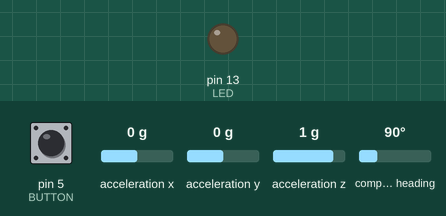
The sketch below on a simulated Arduino Mega 2560, built with avr-gcc and run on an emulated ATmega2560. Shown: output pins drawn as LEDs (lit = HIGH). The inputs (shaded band) are chosen by the test bench; at power-on: pin 5 (BUTTON) HIGH, acceleration x 0 g, acceleration y 0 g, acceleration z 1 g, compass heading 90°. What the sketch prints to the serial monitor is not drawn.

Above: at 2.2 s.
2.3 s: pin 5 (BUTTON) pulled LOW for 0.15 s
At 2.9 s:
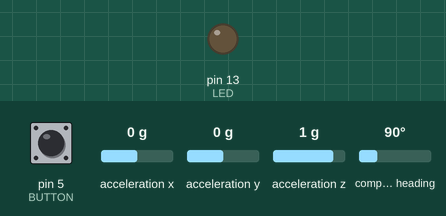
5.3 s: pin 5 (BUTTON) pulled LOW for 1 s
At 6.1 s:
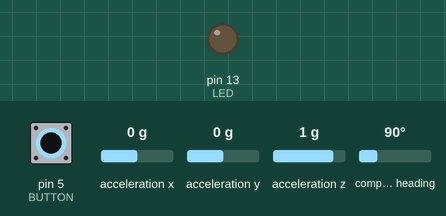
10.8 s: pin 5 (BUTTON) pulled LOW for 3.2 s
At 11.4 s:
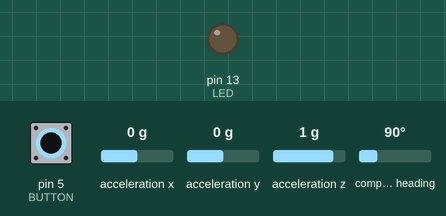
Timing chart, 0 to 16.5 s (numbered marks = the images above; inputs shaded):
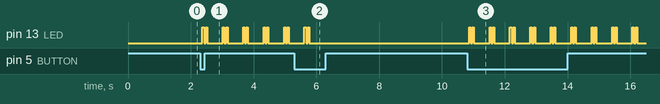

Measured:
- after the input at 2.3 s, pin 13 (LED): LOW → HIGH after 0.07 s, then repeats every 0.65 s: LOW 0.05 s, HIGH 0.05 s, LOW 0.50 s, HIGH 0.05 s
- after the input at 5.3 s, pin 13 (LED): goes on until 5.8 s, then stays LOW
- after the input at 10.8 s, pin 13 (LED): LOW → HIGH after 0.07 s, then repeats every 0.65 s: LOW 0.05 s, HIGH 0.05 s, LOW 0.50 s, HIGH 0.05 s

The sketch:

gps_accel_printing.ino
```cpp
///Debugging script for using Adafruit Ultimate GPS and Adafruit BNO055

//GPS Setup

//Define GPS hardware serial
#define GPSSerial Serial1

//Accelerometer Libraries and Setup
#include <Wire.h>
#include <Adafruit_Sensor.h>
#include <Adafruit_BNO055.h>
#include <utility/imumaths.h>
// Check I2C device address and correct line below (by default address is 0x29 or 0x28)
//                                   id, address
Adafruit_BNO055 bno = Adafruit_BNO055(-1, 0x28);

// Set the delay between fresh samples
#define BNO055_SAMPLERATE_DELAY_MS (10)

//LED Setup
#define LED 13

//Button Setup
#define BUTTON 5
int buttonState;
int lastButtonState = LOW;
unsigned long lastDebounceTime = 0;  // the last time the output pin was toggled
unsigned long debounceDelay = 50;    // the debounce time
int pause_flag = false;
int pause = false;

void setup()
{
  //Serial Initialization
  while (!Serial);  // uncomment to have the sketch wait until Serial is ready

  // connect at 115200 so we can read the GPS fast enough and echo without dropping chars
  // also spit it out
  Serial.begin(115200);

  //GPS Initialization
  // 9600 NMEA is the default baud rate for Adafruit MTK GPS's- some use 4800
  GPSSerial.begin(9600);

  // Set which NMEA sentences to send
  //GPSSerial.println(F("$PMTK314,0,1,0,1,0,0,0,0,0,0,0,0,0,0,0,0,0,0,0*28")); // Uncomment to turn on GPRMC and GPGGA
  GPSSerial.println(F("$PMTK314,0,1,0,0,0,0,0,0,0,0,0,0,0,0,0,0,0,0,0*29")); // Uncomment to turn on only the GPRMC sentence

  //Set GPS update rate in milliseconds
  GPSSerial.println(F("$PMTK220,1000*2F")); //(Change the value between comma ',' and asterix '*' -> (,100*))

  // Prevent antenna messages from sending
  GPSSerial.println("$PGCMD,33,0*6D");

  //Accelerometer Initialization
  if (!bno.begin())
  {
    // There was a problem detecting the BNO055 ... check your connections
    Serial.println(F("BNO055 not detected"));
    while (1)
    { digitalWrite(LED, LOW);
      delay(100);
      digitalWrite(LED, HIGH);
      delay(100);
    }
  }
  bno.setExtCrystalUse(true);

  //Button Setup
  pinMode(BUTTON, INPUT_PULLUP);
  pinMode(LED, OUTPUT);

  delay(1000);

}

void loop()
{

  //Setup Buffer
  int BUFF_MAX = 100;
  char inBuffer[BUFF_MAX];    // buffer used to read NMEA lines from GPS
  byte outBuffer[BUFF_MAX];   // buffer used to write NMEA lines to SD card
  int sizeBuffer = 0;        // counter of how many chars per line
  pause = check_button();

  if (pause == true) {
    digitalWrite(LED, HIGH);
    delay(50);
    digitalWrite(LED, LOW);
    delay(50);
    digitalWrite(LED, HIGH);
    delay(50);
    digitalWrite(LED, LOW);
    delay(500);

  }
  else {
    while (Serial1.available() > 0) // if serial data available from GPS
    {

      //Handle GPS
      sizeBuffer = Serial1.readBytesUntil('\n', inBuffer, BUFF_MAX);  // read one NMEA line from GPS until end of line

      Serial.write(inBuffer, sizeBuffer);  // write GPS NMEA output to Serial
      Serial.print(F("\r\n"));

    }

    //Read accelerometer
    imu::Vector<3> acc = bno.getVector(Adafruit_BNO055::VECTOR_LINEARACCEL);

    //Write accelerometer
    Serial.print(acc.x());    // write ANALOG0 (X) to Serial
    Serial.print(F(", "));
    Serial.print(acc.y());    // write ANALOG1 (Y) to Serial
    Serial.print(F(", "));
    Serial.print(acc.z());    // write ANALOG2 (Z) to Serial
    Serial.print(F(", "));
    Serial.print(F("\r\n"));
    delay(BNO055_SAMPLERATE_DELAY_MS);

  }

}

int check_button() {
  // read the state of the switch into a local variable:

  int reading = digitalRead(BUTTON);

  // If the switch changed, due to noise or pressing:

  if (reading != lastButtonState) {
    // reset the debouncing timer
    lastDebounceTime = millis();
  }
    if ((millis() - lastDebounceTime) > debounceDelay) {
    // State has changed long enough to not be noise

    // if the button state has changed:
    if (reading != buttonState) {
      buttonState = reading;

      // only toggle the flag if the new button state is LOW
      if (buttonState == LOW) {
        pause_flag = !pause_flag;

      }
    }
  }

  // save the reading. Next time through the loop, it'll be the lastButtonState:
  lastButtonState = reading;
  return (pause_flag);

}
```
